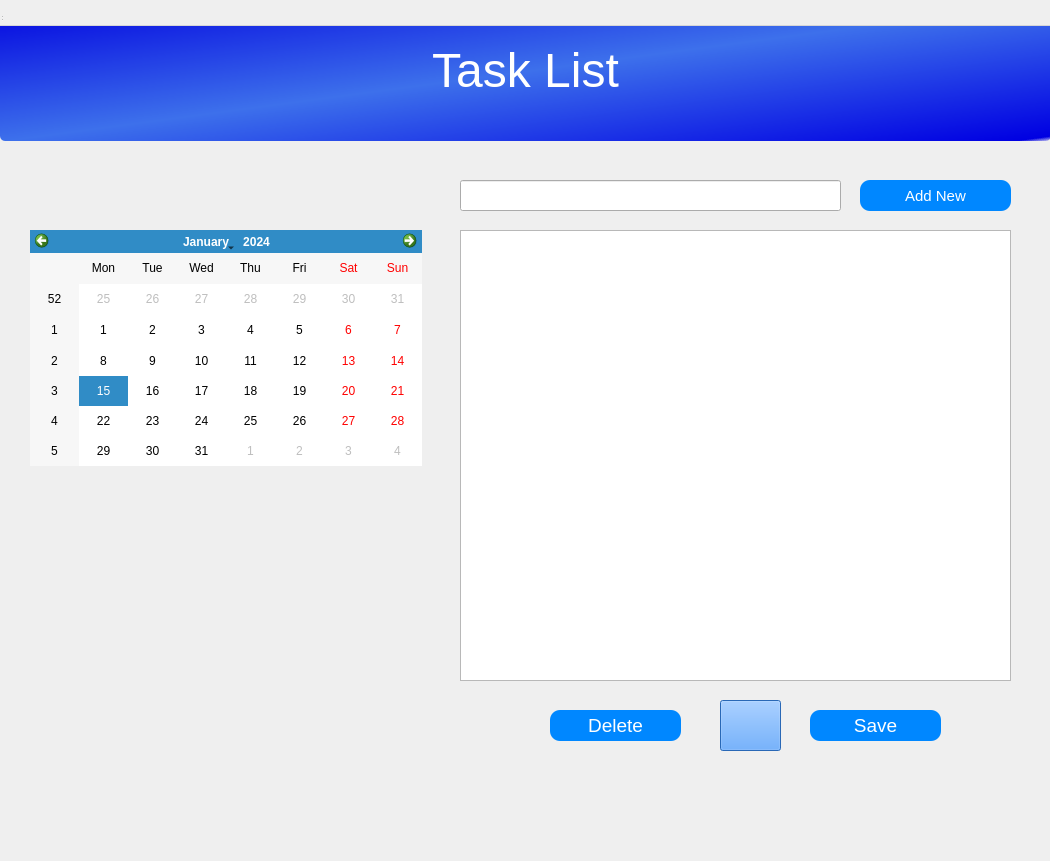
<?xml version="1.0" encoding="UTF-8"?>
<ui version="4.0">
 <class>MainWindow</class>
 <widget class="QWidget" name="MainWindow">
  <property name="geometry">
   <rect>
    <x>0</x>
    <y>0</y>
    <width>1050</width>
    <height>861</height>
   </rect>
  </property>
  <property name="windowTitle">
   <string>MainWindow</string>
  </property>
  <property name="styleSheet">
   <string notr="true"/>
  </property>
  <widget class="QWidget" name="centralwidget">
   <widget class="QListWidget" name="listWidget">
    <property name="geometry">
     <rect>
      <x>460</x>
      <y>230</y>
      <width>551</width>
      <height>451</height>
     </rect>
    </property>
    <property name="styleSheet">
     <string notr="true">font-size: 14pt;</string>
    </property>
   </widget>
   <widget class="QPushButton" name="saveButton">
    <property name="geometry">
     <rect>
      <x>810</x>
      <y>710</y>
      <width>131</width>
      <height>31</height>
     </rect>
    </property>
    <property name="styleSheet">
     <string notr="true">background-color :rgb(0, 135, 255);
font: 14pt;
border-radius : 10px;
color: rgb(255, 170, 0);
color: rgb(255, 255, 255);
</string>
    </property>
    <property name="text">
     <string>Save</string>
    </property>
   </widget>
   <widget class="QPushButton" name="addButton">
    <property name="geometry">
     <rect>
      <x>860</x>
      <y>180</y>
      <width>151</width>
      <height>31</height>
     </rect>
    </property>
    <property name="styleSheet">
     <string notr="true">background-color :rgb(0, 135, 255);
font: 11.5pt;
border-radius : 10px;
color: rgb(255, 170, 0);
color: rgb(255, 255, 255);
</string>
    </property>
    <property name="text">
     <string>Add New</string>
    </property>
   </widget>
   <widget class="QPushButton" name="pushButton_3">
    <property name="geometry">
     <rect>
      <x>550</x>
      <y>710</y>
      <width>131</width>
      <height>31</height>
     </rect>
    </property>
    <property name="styleSheet">
     <string notr="true">background-color :rgb(0, 135, 255);
font: 14pt;
border-radius : 10px;
color: rgb(255, 170, 0);
color: rgb(255, 255, 255);
</string>
    </property>
    <property name="text">
     <string>Delete</string>
    </property>
   </widget>
   <widget class="QLabel" name="label">
    <property name="geometry">
     <rect>
      <x>0</x>
      <y>0</y>
      <width>1051</width>
      <height>141</height>
     </rect>
    </property>
    <property name="styleSheet">
     <string notr="true">background-color: qconicalgradient(cx:0, cy:0, angle:135, stop:0 rgba(255, 255, 0, 69), stop:0.375 rgba(255, 255, 0, 69), stop:0.423533 rgba(251, 255, 0, 145), stop:0.45 rgba(247, 255, 0, 208), stop:0.477581 rgba(255, 244, 71, 130), stop:0.518717 rgba(255, 218, 71, 130), stop:0.55 rgba(255, 255, 0, 255), stop:0.57754 rgba(255, 203, 0, 130), stop:0.625 rgba(255, 255, 0, 69), stop:1 rgba(255, 255, 0, 69));
background-color: qlineargradient(spread:reflect, x1:0, y1:0, x2:1, y2:1, stop:0 rgba(0, 0, 223, 255), stop:0.502488 rgba(61, 112, 235, 255), stop:0.98 rgba(0, 0, 226, 255), stop:1 rgba(0, 0, 0, 0));
color: rgb(255, 255, 255);
border-radius : 5px;</string>
    </property>
    <property name="text">
     <string>&lt;html&gt;&lt;head/&gt;&lt;body&gt;&lt;p align=&quot;center&quot;&gt;&lt;padding-top = &quot;5pt&quot;&gt;&lt;span style=&quot; font-size:36pt;&quot;&gt;Task List&lt;/span&gt;&lt;/p&gt;&lt;/body&gt;&lt;/html&gt;</string>
    </property>
   </widget>
   <widget class="QCalendarWidget" name="calendarWidget">
    <property name="geometry">
     <rect>
      <x>30</x>
      <y>230</y>
      <width>392</width>
      <height>236</height>
     </rect>
    </property>
   </widget>
   <widget class="QPushButton" name="listenButton">
    <property name="geometry">
     <rect>
      <x>720</x>
      <y>700</y>
      <width>61</width>
      <height>51</height>
     </rect>
    </property>
    <property name="styleSheet">
     <string notr="true">image: url(:/newPrefix/microphone.png);
background-color: rgb(85, 170, 255);
font: 12pt;


color: rgb(255, 255, 255);
background-color: rgb(57, 146, 255);
</string>
    </property>
    <property name="text">
     <string/>
    </property>
   </widget>
   <widget class="QLineEdit" name="taskLineEdit">
    <property name="geometry">
     <rect>
      <x>460</x>
      <y>180</y>
      <width>381</width>
      <height>31</height>
     </rect>
    </property>
    <property name="styleSheet">
     <string notr="true">font-size :14pt;</string>
    </property>
   </widget>
   <zorder>listWidget</zorder>
   <zorder>addButton</zorder>
   <zorder>saveButton</zorder>
   <zorder>pushButton_3</zorder>
   <zorder>label</zorder>
   <zorder>calendarWidget</zorder>
   <zorder>listenButton</zorder>
   <zorder>taskLineEdit</zorder>
  </widget>
  <widget class="QMenuBar" name="menubar">
   <property name="geometry">
    <rect>
     <x>0</x>
     <y>0</y>
     <width>1050</width>
     <height>26</height>
    </rect>
   </property>
  </widget>
  <widget class="QStatusBar" name="statusbar"/>
 </widget>
 <resources>
  <include location="icons.qrc"/>
 </resources>
 <connections/>
</ui>
